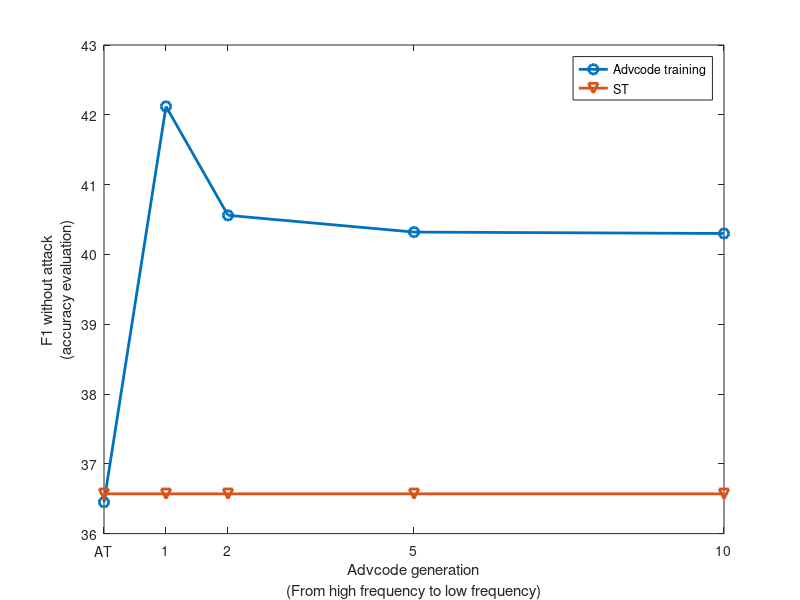
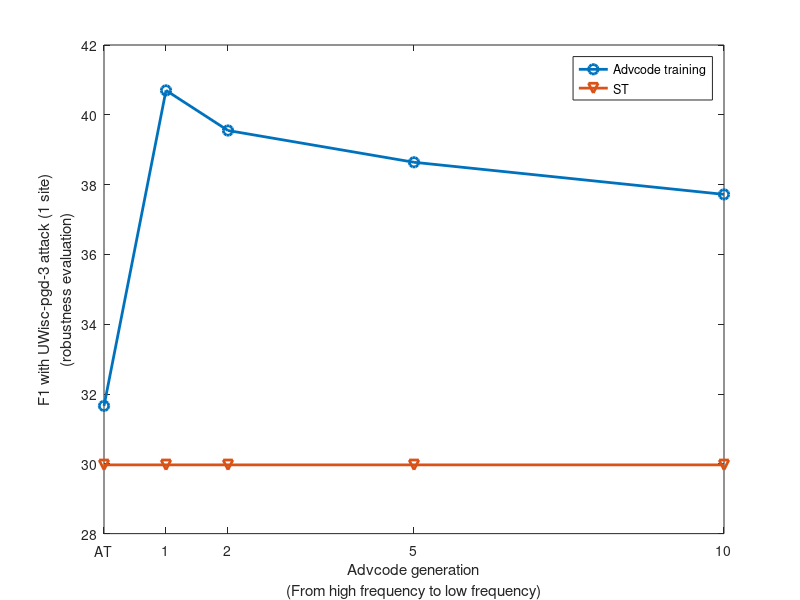
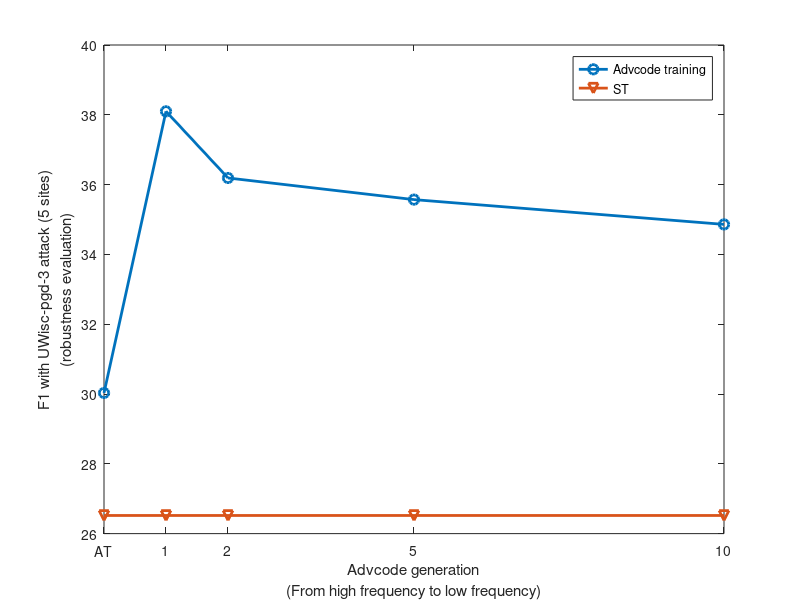

These charts were generated, in order, by the following MATLAB code:
 no_attack= [36.45,42.12,40.56,40.32,40.30];
 pgd1=[31.66,40.70,39.55,38.64,37.72];
 pgd5=[30.03,38.10,36.19,35.57,34.86];
 ST_no_attack = [36.57,36.57,36.57,36.57,36.57];
 ST_pgd1 = [29.97,29.97,29.97,29.97,29.97];
 ST_pgd5= [26.52,26.52,26.52,26.52,26.52];
 x=[0,1,2,5,10];
 marksize = 7;
 plot(x,[no_attack],'-o','LineWidth',2,'MarkerSize',marksize)
 hold on;
 plot(x,[ST_no_attack],'-v','LineWidth',2,'MarkerSize',marksize)
 xticks([0,1,2,5,10]);
 xticklabels({'AT','1','2','5','10'});
 legend('Advcode training','ST');
 xlabel({'Advcode generation','(From high frequency to low frequency)'})
 ylabel({'F1 without attack','(accuracy evaluation)'})
 print(gcf,'-dpng','epoch_vs_accuracy.png');
 hold off;
 
 plot(x,[pgd1],'-o','LineWidth',2,'MarkerSize',marksize);
 hold on;
 plot(x,[ST_pgd1],'-v','LineWidth',2,'MarkerSize',marksize);
 xticks([0 ,1,2,5,10]);
 xticklabels({'AT','1','2','5','10'});
 legend('Advcode training','ST');
 xlabel({'Advcode generation','(From high frequency to low frequency)'})
 ylabel({'F1 with UWisc-pgd-3 attack (1 site)','(robustness evaluation)'})
 print(gcf,'-dpng','epoch_vs_robustness_1.png');
 hold off;
 plot(x,[pgd5],'-o','LineWidth',2,'MarkerSize',marksize);
 hold on;
 plot(x,[ST_pgd5],'-v','LineWidth',2,'MarkerSize',marksize);
 xticks([0 ,1,2,5,10]);
 xticklabels({'AT','1','2','5','10'});
 legend('Advcode training','ST');
 xlabel({'Advcode generation','(From high frequency to low frequency)'})
 ylabel({'F1 with UWisc-pgd-3 attack (5 sites)','(robustness evaluation)'})
 print(gcf,'-dpng','epoch_vs_robustness_5.png');